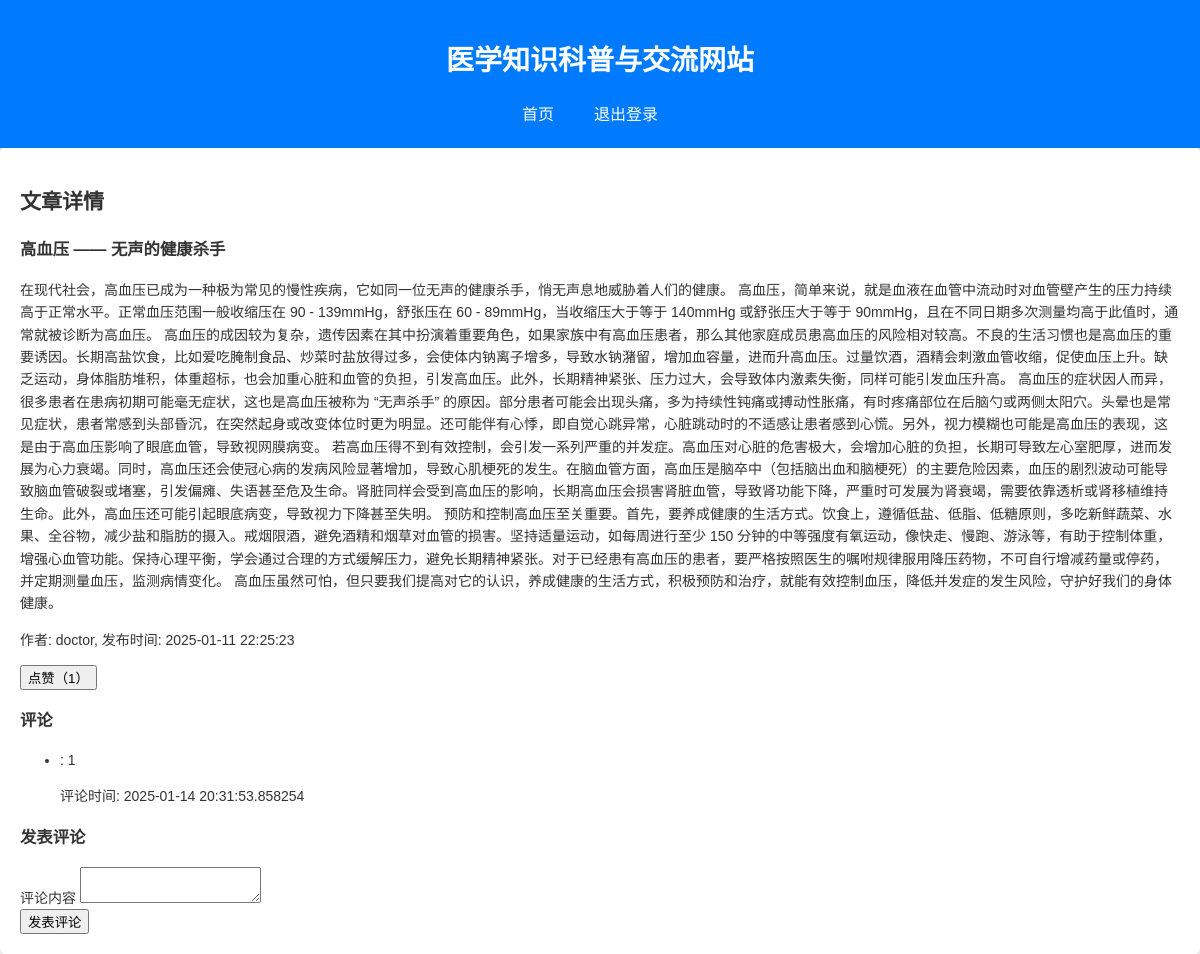
The app's page /article/2 with its own data.
### models.py (models this page shows)
class Article(db.Model):
    __tablename__ = "articles"
    id = db.Column(db.Integer, primary_key=True)
    title = db.Column(db.String(100), nullable=False)
    content = db.Column(db.Text, nullable=False)
    publish_time = db.Column(db.DateTime)
    author_id = db.Column(db.Integer, db.ForeignKey("users.id"))
    category_id = db.Column(db.Integer, db.ForeignKey("categories.id"))
    views = db.Column(db.Integer, default=0)
    likes = db.Column(db.Integer, default=0)
    comments = db.Column(db.Integer, default=0)

class User(db.Model, UserMixin):
    __tablename__ = "users"
    id = db.Column(db.Integer, primary_key=True)
    is_active = db.Column(db.Boolean, default=True)
    username = db.Column(db.String(50), unique=True, nullable=False)
    password = db.Column(db.String(255), nullable=False)
    email = db.Column(db.String(100), nullable=False)
    name = db.Column(db.String(50))
    age = db.Column(db.Integer)
    gender = db.Column(db.Enum("男", "女", "其他"))
    role = db.Column(db.Enum(UserRole), nullable=False)
    register_time = db.Column(db.DateTime)
    last_login_time = db.Column(db.DateTime)

class Comment(db.Model):
    __tablename__ = "comments"
    id = db.Column(db.Integer, primary_key=True)
    comment_content = db.Column(db.Text, nullable=False)
    comment_time = db.Column(db.DateTime)
    comment_user_id = db.Column(db.Integer, db.ForeignKey("users.id"))
    article_id = db.Column(db.Integer, db.ForeignKey("articles.id"))
    question_id = db.Column(db.Integer, db.ForeignKey("questions.id"))
    parent_comment_id = db.Column(db.Integer)

### app.py (the view, shortened to what this page needs)
@app.route("/article/<int:article_id>", methods=["GET", "POST"])
def article_detail(article_id):
    article = Article.query.get(article_id)
    comments = Comment.query.filter_by(article_id=article_id).all()
    form = CommentForm()
    return render_template(
        "article_detail.html",
        article=article,
        comments=comments,
        form=form,
        User=User,
        UserRole=UserRole,
    )

### forms.py
class CommentForm(FlaskForm):
    comment_content = TextAreaField("评论内容", validators=[DataRequired()])
    article_id = HiddenField("文章 ID")
    parent_comment_id = HiddenField("父评论 ID")
    submit = SubmitField("发表评论")

### templates/article_detail.html (shortened to what this page needs)
<!DOCTYPE html>
<html lang="en">
<head>
    <link rel="stylesheet" href="{{ url_for('static', filename='css/style.css') }}">
</head>
<body>
    <header>
        <h1>医学知识科普与交流网站</h1>
        <nav>
            <ul>
                <li><a href="{{ url_for('index') }}">首页</a></li>
                <li><a href="{{ url_for('logout') }}">退出登录</a></li>
            </ul>
        </nav>
    </header>
    <main>
        <div class="content">
            <h2>文章详情</h2>
            <article>
                <h3>{{ article.title }}</h3>
                <p>{{ article.content }}</p>
                <p>作者: {{ User.query.get(article.author_id).username }}, 发布时间: {{ article.publish_time }}</p>
                <div class="like-section">
                    <button onclick="likeArticle('{{ article.id }}')">点赞（{{ article.likes }}）</button>
                </div>
            </article>
            <h3>评论</h3>
            <ul>
                {% for comment in comments %}
                <li>
                    <p>{{ comment.comment_user_id.name }}: {{ comment.comment_content }}</p>
                    <p>评论时间: {{ comment.comment_time }}</p>
                </li>
                {% endfor %}
            </ul>
            <h3>发表评论</h3>
            <form method="post">
                <div class="form-group">
                    {{ form.comment_content.label }}
                    {{ form.comment_content }}
                </div>
                <div class="form-group">
                    {{ form.submit }}
                </div>
            </form>
        </div>
    </main>
</body>
</html>

### static/css/style.css (style rules this page uses)
body { font-family: Arial, sans-serif; margin: 0; padding: 0; background-color: #f4f4f4; font-size: 14px; line-height: 1.6; color: #333; }
header { background-color: #007bff; color: #fff; padding: 20px; text-align: center; box-shadow: 0 2px 5px rgba(0, 0, 0, 0.1); }
nav ul { list-style-type: none; margin: 0; padding: 0; display: flex; justify-content: center; align-items: center; }
nav ul li { margin-right: 20px; }
nav ul li a { color: #fff; text-decoration: none; font-size: 16px; padding: 5px 10px; transition: all 0.3s ease; }
.content { flex: 1 1 auto; background-color: #fff; padding: 20px; border-radius: 5px; box-shadow: 0 2px 5px rgba(0, 0, 0, 0.1); }

### records on screen
Article: title "高血压 —— 无声的健康杀手", content "在现代社会，高血压已成为一种极为常见的慢性疾病，它如同一位无声的健康杀手，悄无声息地威胁着人们的健康。 高血压，简单来说，就是血液在血管中流动时对血管壁产生的压力持续高于正常水平。正常血压范围一般收缩压在 90 - 139mmHg，舒张压在 60 - 89mmHg，当收缩压大于等于 140mmHg 或舒张压大于等于 90mmHg，且在不同日期多次测量均高于此值时，通常就被诊断为高血压。 高血压的成因较为复杂，遗传因素在其中扮演着重要角色，如果家族中有高血压患者，那么其他家庭成员患高血压的风险相对较高。不良的生活习惯也是高血压的重要诱因。长期高盐饮食，比如爱吃腌制食品、炒菜时盐放得过多，会使体内钠离子增多，导致水钠潴留，增加血容量，进而升高血压。过量饮酒，酒精会刺激血管收缩，促使血压上升。缺乏运动，身体脂肪堆积，体重超标，也会加重心脏和血管的负担，引发高血压。此外，长期精神紧张、压力过大，会导致体内激素失衡，同样可能引发血压升高。 高血压的症状因人而异，很多患者在患病初期可能毫无症状，这也是高血压被称为 “无声杀手” 的原因。部分患者可能会出现头痛，多为持续性钝痛或搏动性胀痛，有时疼痛部位在后脑勺或两侧太阳穴。头晕也是常见症状，患者常感到头部昏沉，在突然起身或改变体位时更为明显。还可能伴有心悸，即自觉心跳异常，心脏跳动时的不适感让患者感到心慌。另外，视力模糊也可能是高血压的表现，这是由于高血压影响了眼底血管，导致视网膜病变。…", publish_time "2025-01-11 22:25:23", likes "1"
User: query.get "doctor"
Comment: comment_content "1", comment_time "2025-01-14 20:31:53.858254"
